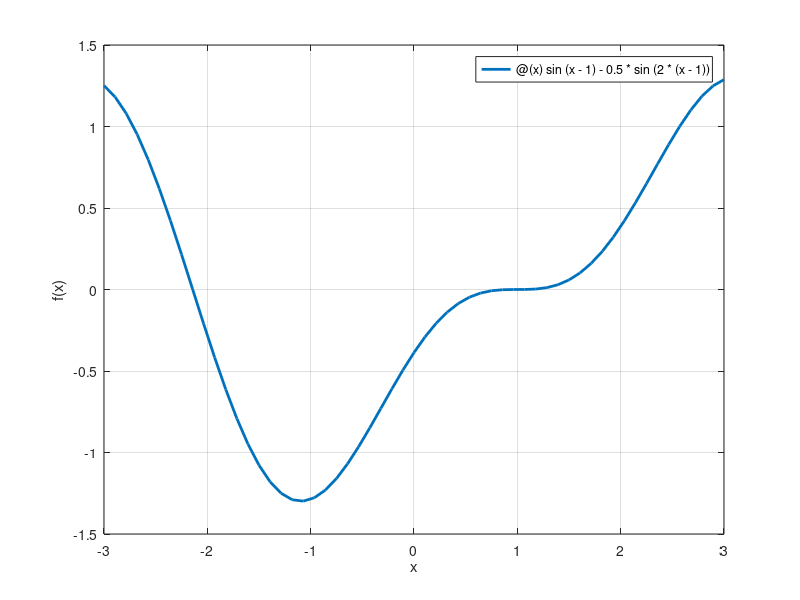

MATLAB code to generate this figure: (Note: this script raises an error after producing the figure.)
% esercizio radici multiple. Confronto dell'ordine di accuratezza di Newton
% a seconda che alpha sia semplice o multipla

f=@(x)sin(x-1)-0.5*sin(2*(x-1));
figure(1); clf
fplot(f,[-3,3],'Linewidth',2)
grid on
xlabel('x')
ylabel('f(x)')

% risolvo con x0 prossimo alla radice di sx
disp('cerco la radice di sinistra')
df=@(x)cos(x-1)-cos(2*(x-1));
x0=-2;
tol=1e-8;
kmax=60;
[zero,res,it]=newton(f,df,x0,tol,kmax)
figure(1);
hold on
plot(zero,res,'ro','MarkerFaceColor','r')

% risolvo con x0 prossimo alla radice di dx
disp('cerco la radice di destra')
df=@(x)cos(x-1)-cos(2*(x-1));
x0=1.2;
tol=1e-8;
kmax=60;
[zero,res,it]=newton(f,df,x0,tol,kmax)
figure(1);
hold on
plot(zero,res,'go','MarkerFaceColor','g')
